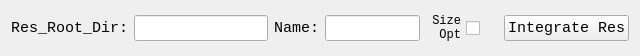
<?xml version="1.0" encoding="UTF-8"?>
<ui version="4.0">
 <class>MainWidget</class>
 <widget class="QWidget" name="MainWidget">
  <property name="geometry">
   <rect>
    <x>0</x>
    <y>0</y>
    <width>640</width>
    <height>50</height>
   </rect>
  </property>
  <property name="font">
   <font>
    <family>Consolas</family>
   </font>
  </property>
  <layout class="QHBoxLayout" name="horizontalLayout">
   <item>
    <widget class="QLabel" name="rcDirLbl">
     <property name="font">
      <font>
       <family>Consolas</family>
       <pointsize>11</pointsize>
       <bold>false</bold>
      </font>
     </property>
     <property name="text">
      <string>Res_Root_Dir:</string>
     </property>
     <property name="alignment">
      <set>Qt::AlignRight|Qt::AlignTrailing|Qt::AlignVCenter</set>
     </property>
    </widget>
   </item>
   <item>
    <widget class="MyLineEditDir" name="rcDir">
     <property name="font">
      <font>
       <family>Consolas</family>
       <pointsize>11</pointsize>
      </font>
     </property>
    </widget>
   </item>
   <item>
    <widget class="QLabel" name="libNameLbl">
     <property name="font">
      <font>
       <family>Consolas</family>
       <pointsize>11</pointsize>
       <bold>false</bold>
      </font>
     </property>
     <property name="text">
      <string>Name:</string>
     </property>
     <property name="alignment">
      <set>Qt::AlignRight|Qt::AlignTrailing|Qt::AlignVCenter</set>
     </property>
    </widget>
   </item>
   <item>
    <widget class="QLineEdit" name="libName">
     <property name="maximumSize">
      <size>
       <width>120</width>
       <height>16777215</height>
      </size>
     </property>
     <property name="font">
      <font>
       <family>Consolas</family>
       <pointsize>11</pointsize>
      </font>
     </property>
     <property name="alignment">
      <set>Qt::AlignCenter</set>
     </property>
    </widget>
   </item>
   <item>
    <widget class="QCheckBox" name="sizeOptChk">
     <property name="layoutDirection">
      <enum>Qt::RightToLeft</enum>
     </property>
     <property name="text">
      <string>Size
Opt</string>
     </property>
    </widget>
   </item>
   <item>
    <widget class="QLabel" name="stateLbl">
     <property name="font">
      <font>
       <family>Consolas</family>
       <pointsize>15</pointsize>
       <italic>true</italic>
       <bold>false</bold>
      </font>
     </property>
     <property name="text">
      <string/>
     </property>
     <property name="alignment">
      <set>Qt::AlignCenter</set>
     </property>
    </widget>
   </item>
   <item>
    <widget class="QPushButton" name="integrateResBtn">
     <property name="font">
      <font>
       <family>Consolas</family>
       <pointsize>11</pointsize>
       <bold>false</bold>
      </font>
     </property>
     <property name="text">
      <string>Integrate Res</string>
     </property>
    </widget>
   </item>
  </layout>
 </widget>
 <customwidgets>
  <customwidget>
   <class>MyLineEditDir</class>
   <extends>QLineEdit</extends>
   <header>mylineeditdir.h</header>
  </customwidget>
 </customwidgets>
 <tabstops>
  <tabstop>rcDir</tabstop>
  <tabstop>libName</tabstop>
  <tabstop>sizeOptChk</tabstop>
  <tabstop>integrateResBtn</tabstop>
 </tabstops>
 <resources/>
 <connections/>
</ui>
